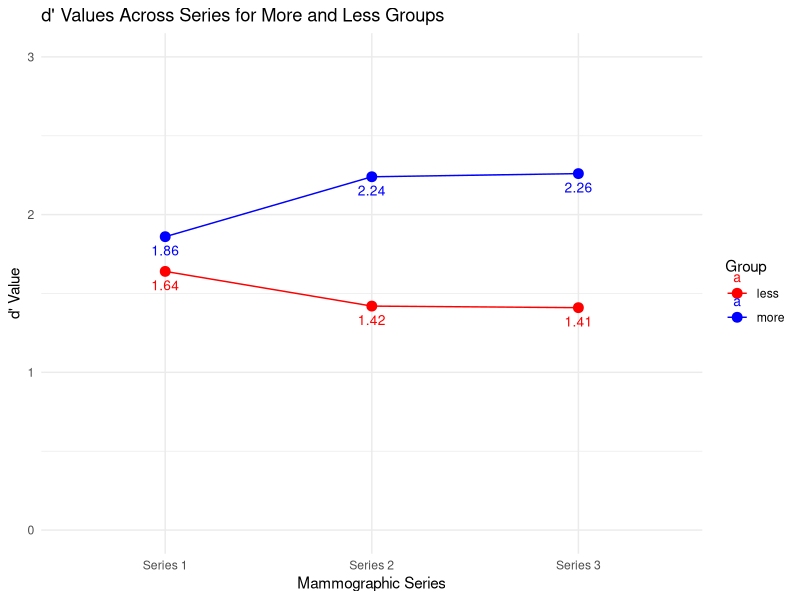
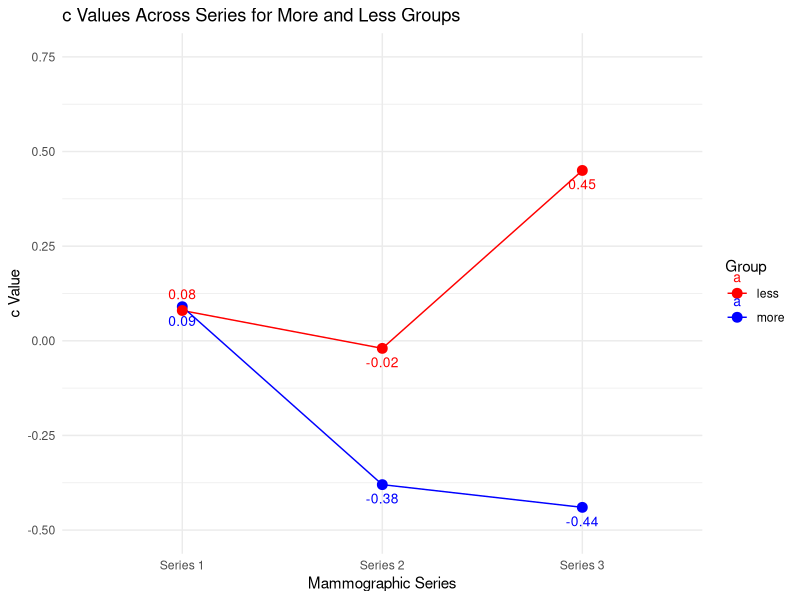

Recreate these plots in R, in order.
## ---- chunk 1
library(ggrepel)
library(tidyverse)


getwd()
setwd("/Users/ianhabit/Documents/GitHub/psyc530/exercise_2_report")
df <- read.csv("ex2.csv")
## ---- chunk 2
# d prime line plot

df_long <- df %>%
  pivot_longer(cols = c("s1_dprime", "s2_dprime", "s3_dprime"),
               names_to = "series", values_to = "dprime")

df_long$series <- factor(df_long$series, 
                        levels = c("s1_dprime", "s2_dprime", "s3_dprime"),
                        labels = c("Series 1", "Series 2", "Series 3"))

ggplot(df_long, aes(x = series, y = dprime, group = group, color = group)) +
  geom_line() +         # Add lines connecting points
  geom_point(size = 3) + # Add points for each data point
  geom_text_repel(aes(label = round(dprime, 2)),
            vjust = 2.0, hjust = 0.5,      
            size = 3.5) +   
  labs(title = "d' Values Across Series for More and Less Groups",
       x = "Mammographic Series",
       y = "d' Value",
       color = "Group") +
  theme_minimal() +      # Clean plot theme
  scale_color_manual(values = c("more" = "blue", "less" = "red")) +
  scale_y_continuous(limits = c(0, 3),
                     breaks = seq(0, 3, 1)
  )


# criterion line plot

df_long <- df %>%
  pivot_longer(cols = c("s1_crit", "s2_crit", "s3_crit"),
               names_to = "series", values_to = "crit")

df_long$series <- factor(df_long$series, 
                         levels = c("s1_crit", "s2_crit", "s3_crit"),
                         labels = c("Series 1", "Series 2", "Series 3"))

ggplot(df_long, aes(x = series, y = crit, group = group, color = group)) +
  geom_line() +         # Add lines connecting points
  geom_point(size = 3) +
  geom_text_repel(aes(label = round(crit, 2)),
            vjust = 2.0, hjust = 0.5, size = 3.5) + 
  labs(title = "c Values Across Series for More and Less Groups",
       x = "Mammographic Series",
       y = "c Value",
       color = "Group") +
  theme_minimal() +      # Clean plot theme
  scale_color_manual(values = c("more" = "blue", "less" = "red")) +
  scale_y_continuous(limits = c(-0.5, 0.75),
                     breaks = seq(-0.5, 0.75, 0.25)
  )

